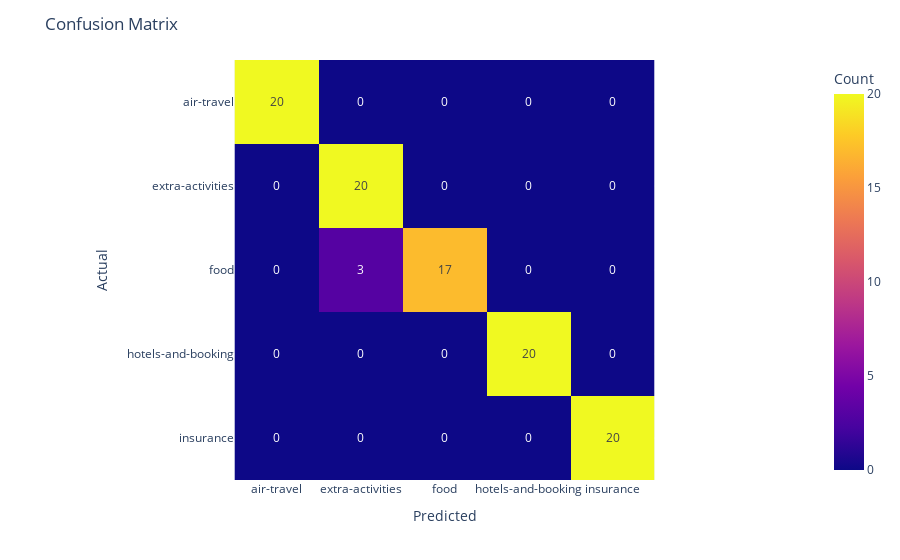

Notebook code for this chart:
### Code cell
plot_confusion_matrix(df, pred_col ="predicted_category_few_shot")

### Figure 1 — Plotly figure (JSON) as saved in the notebook; plotly's stock layout.template omitted (floating-point values rounded to 4 significant figures)
{"data": [{"coloraxis": "coloraxis", "hovertemplate": "Predicted: %{x}<br>Actual: %{y}<br>Count: %{z}<extra></extra>", "name": "0", "texttemplate": "%{z}", "type": "heatmap", "x": ["air-travel", "extra-activities", "food", "hotels-and-booking", "insurance"], "xaxis": "x", "y": ["air-travel", "extra-activities", "food", "hotels-and-booking", "insurance"], "yaxis": "y", "z": [[20, 0, 0, 0, 0], [0, 20, 0, 0, 0], [0, 3, 17, 0, 0], [0, 0, 0, 20, 0], [0, 0, 0, 0, 20]]}], "layout": {"coloraxis": {"colorbar": {"title": {"text": "Count"}}, "colorscale": [[0, "#0d0887"], [0.1111, "#46039f"], [0.2222, "#7201a8"], [0.3333, "#9c179e"], [0.4444, "#bd3786"], [0.5556, "#d8576b"], [0.6667, "#ed7953"], [0.7778, "#fb9f3a"], [0.8889, "#fdca26"], [1, "#f0f921"]]}, "margin": {"t": 60}, "title": {"text": "Confusion Matrix"}, "xaxis": {"anchor": "y", "constrain": "domain", "domain": [0, 1], "scaleanchor": "y", "title": {"text": "Predicted"}}, "yaxis": {"anchor": "x", "autorange": "reversed", "constrain": "domain", "domain": [0, 1], "title": {"text": "Actual"}}}}
